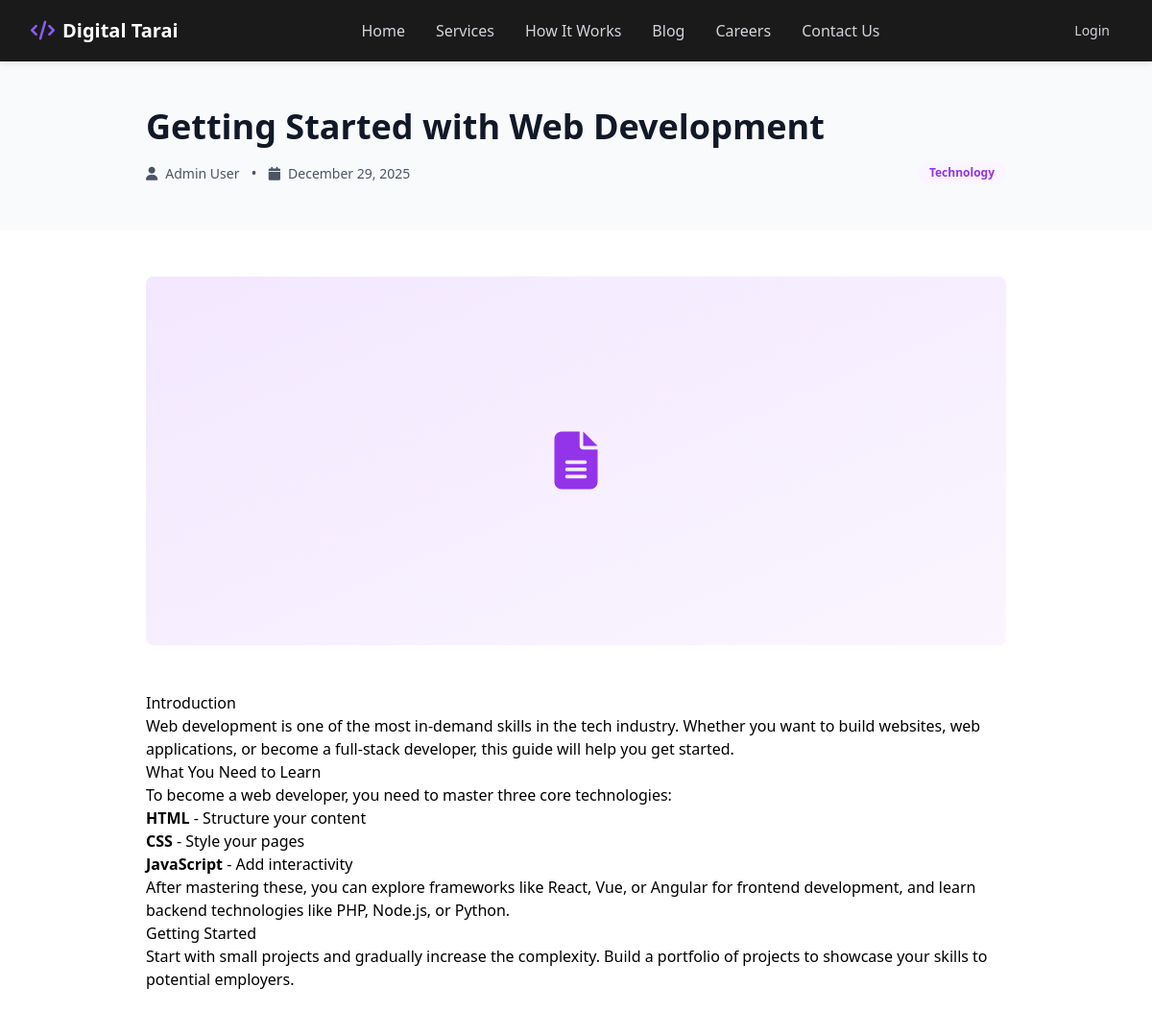
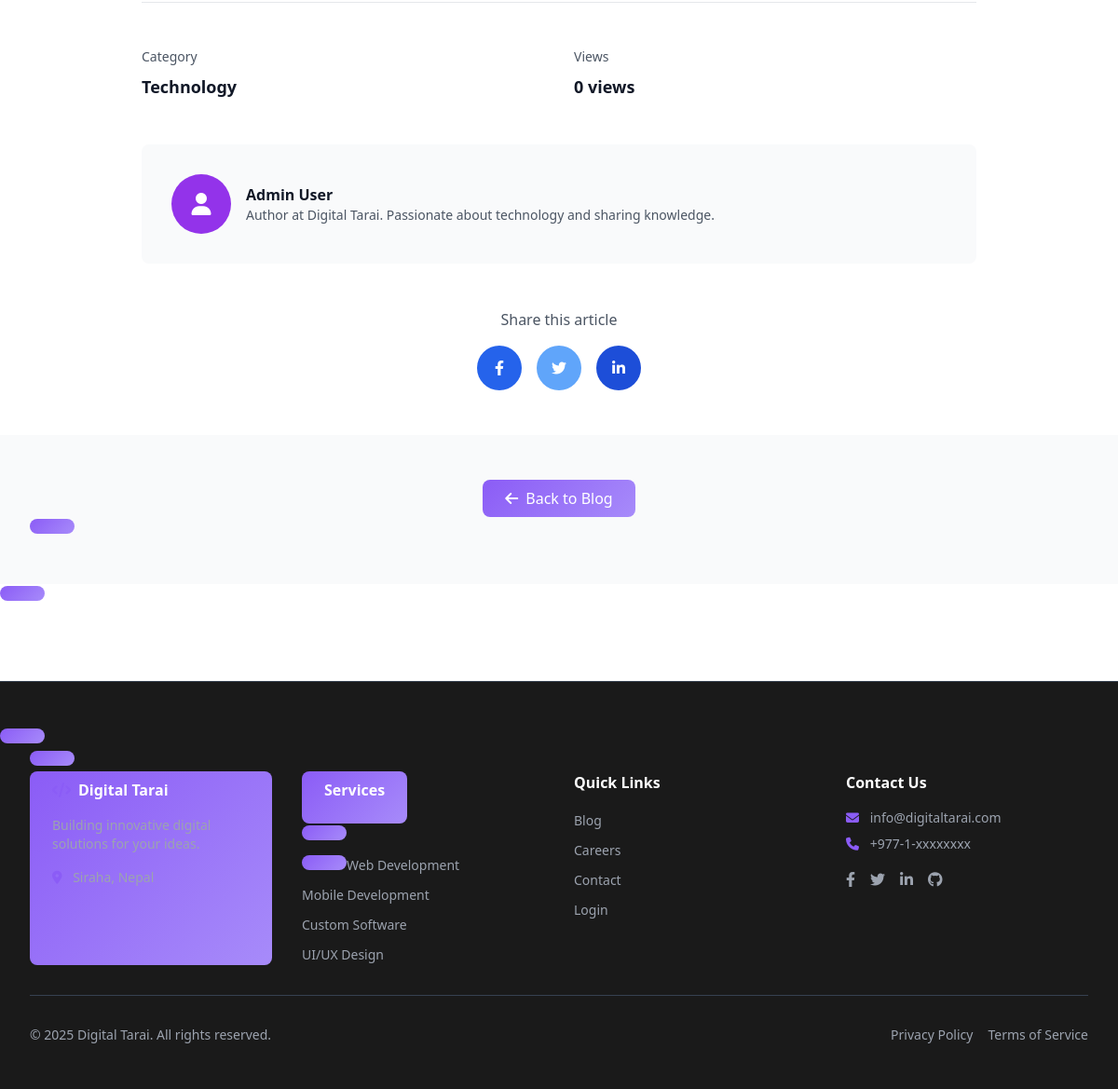
Page /pages/blog-detail.php?slug=1 on the committed database (2 pictures, top to bottom).
### tables this page shows
CREATE TABLE IF NOT EXISTS blogs (
    id INT PRIMARY KEY AUTO_INCREMENT,
    title VARCHAR(255) NOT NULL,
    slug VARCHAR(255) UNIQUE NOT NULL,
    content LONGTEXT NOT NULL,
    author_id INT NOT NULL,
    featured_image VARCHAR(255),
    category VARCHAR(50),
    status ENUM('published', 'draft') DEFAULT 'draft',
    views INT DEFAULT 0,
    created_at TIMESTAMP DEFAULT CURRENT_TIMESTAMP,
    updated_at TIMESTAMP DEFAULT CURRENT_TIMESTAMP ON UPDATE CURRENT_TIMESTAMP,
    FOREIGN KEY (author_id) REFERENCES users(id) ON DELETE CASCADE
);

CREATE TABLE IF NOT EXISTS users (
    id INT PRIMARY KEY AUTO_INCREMENT,
    name VARCHAR(100) NOT NULL,
    email VARCHAR(100) UNIQUE NOT NULL,
    password VARCHAR(255) NOT NULL,
    phone VARCHAR(20),
    user_type ENUM('student', 'admin') DEFAULT 'student',
    status ENUM('active', 'inactive') DEFAULT 'active',
    created_at TIMESTAMP DEFAULT CURRENT_TIMESTAMP,
    updated_at TIMESTAMP DEFAULT CURRENT_TIMESTAMP ON UPDATE CURRENT_TIMESTAMP
);

### lib/functions.php (called while the page is built, shortened)
<?php
function sanitize($data) {
    global $conn;
    return $conn->real_escape_string(trim($data));
}
function formatDate($date) {
    return date('F d, Y', strtotime($date));
}
?>

### app/models/Blog.php (called while the page is built, shortened)
<?php
class Blog {
    private $conn;
    public function __construct($database) {
        $this->conn = $database;
    }
    public function getByIdOrSlug($identifier) {
        $identifier = sanitize($identifier);
        $viewQuery = "UPDATE blogs SET views = views + 1
                     WHERE id = '$identifier' OR slug = '$identifier'";
        $this->conn->query($viewQuery);
        $query = "SELECT b.*, u.name as author_name FROM blogs b
                  JOIN users u ON b.author_id = u.id
                  WHERE (b.id = '$identifier' OR b.slug = '$identifier') AND b.status = 'published'
                  LIMIT 1";
        $result = $this->conn->query($query);
        if ($result->num_rows === 1) {
            return $result->fetch_assoc();
        }
        return false;
    }
}
?>

### pages/blog-detail.php (the view, shortened to what this page needs)
<?php
require_once '../config/database.php';
require_once '../lib/functions.php';
require_once '../app/models/Blog.php';
$blogModel = new Blog($conn);
$slug = isset($_GET['slug']) ? $_GET['slug'] : '';
$blog = $blogModel->getByIdOrSlug($slug);
?>
<?php include '../app/views/header.php'; ?>
<div class="bg-gray-50 py-12 px-4 sm:px-6 lg:px-8">
    <div class="max-w-4xl mx-auto">
        <h1 class="text-4xl font-bold text-gray-900 mb-4"><?php echo htmlspecialchars($blog['title']); ?></h1>
        <div class="flex flex-col md:flex-row justify-between items-start md:items-center text-gray-600">
            <div>
                <span class="text-sm"><i class="fas fa-user mr-2"></i><?php echo htmlspecialchars($blog['author_name']); ?></span>
                <span class="mx-2">•</span>
                <span class="text-sm"><i class="fas fa-calendar mr-2"></i><?php echo formatDate($blog['created_at']); ?></span>
            </div>
            <span class="inline-block text-xs font-semibold text-purple-600 bg-purple-50 px-3 py-1 rounded-full mt-3 md:mt-0">
                <?php echo htmlspecialchars($blog['category']); ?>
            </span>
        </div>
    </div>
</div>
<section class="py-12 px-4 sm:px-6 lg:px-8">
    <div class="max-w-4xl mx-auto">
        <div class="bg-gradient-to-br from-purple-100 to-purple-50 rounded-lg h-96 mb-12 flex items-center justify-center">
            <i class="fas fa-file-alt text-6xl text-purple-600"></i>
        </div>
        <article class="prose max-w-none">
            <?php echo $blog['content']; ?>
        </article>
        <div class="mt-12 pt-12 border-t border-gray-200">
            <div class="grid grid-cols-1 md:grid-cols-2 gap-8">
                <div>
                    <p class="text-gray-600 text-sm mb-2">Category</p>
                    <p class="text-lg font-semibold text-gray-900"><?php echo htmlspecialchars($blog['category']); ?></p>
                </div>
                <div>
                    <p class="text-gray-600 text-sm mb-2">Views</p>
                    <p class="text-lg font-semibold text-gray-900"><?php echo $blog['views']; ?> views</p>
                </div>
            </div>
        </div>
        <div class="mt-12 p-8 bg-gray-50 rounded-lg">
            <div class="flex items-center space-x-4">
                <div class="w-16 h-16 bg-purple-600 rounded-full flex items-center justify-center text-white text-2xl">
                    <i class="fas fa-user"></i>
                </div>
                <div>
                    <h4 class="font-bold text-gray-900"><?php echo htmlspecialchars($blog['author_name']); ?></h4>
                    <p class="text-gray-600 text-sm">
                        Author at Digital Tarai. Passionate about technology and sharing knowledge.
                    </p>
                </div>
            </div>
        </div>
        <div class="mt-12 text-center">
            <p class="text-gray-600 mb-4">Share this article</p>
            <div class="flex justify-center space-x-4">
                <a href="#" class="w-12 h-12 bg-blue-600 text-white rounded-full flex items-center justify-center hover:bg-blue-700">
                    <i class="fab fa-facebook-f"></i>
                </a>
                <a href="#" class="w-12 h-12 bg-blue-400 text-white rounded-full flex items-center justify-center hover:bg-blue-500">
                    <i class="fab fa-twitter"></i>
                </a>
                <a href="#" class="w-12 h-12 bg-blue-700 text-white rounded-full flex items-center justify-center hover:bg-blue-800">
                    <i class="fab fa-linkedin-in"></i>
                </a>
            </div>
        </div>
    </div>
</section>
<section class="py-12 px-4 sm:px-6 lg:px-8 bg-gray-50">
    <div class="max-w-4xl mx-auto text-center">
        <a href="<?php echo SITE_URL; ?>/pages/blog.php" class="btn-primary text-white font-medium py-2 px-6 rounded-lg inline-block">
            <i class="fas fa-arrow-left mr-2"></i>Back to Blog
        </div>
</section>
<?php include '../app/views/footer.php'; ?>

### app/views/header.php (style rules this page uses)
html { scroll-behavior: smooth; }
body { background-color: #ffffff; }
.btn-primary { background: linear-gradient(135deg, #8b5cf6 0%, #a78bfa 100%); transition: all 0.3s ease; }

### rows in the picture
blogs: title "Getting Started with Web Development", author.name "Admin User", created_at "December 29, 2025", category "Technology", content "Introduction Web development is one of the most in-demand skills in the tech industry. Whether you want to build websites, web applications, or become a full-stack developer, this guide will help you get started. What You Need to Learn To become a web developer, you need to master three core technologies: HTML - Structure your content CSS - Style your pages JavaScript - Add interactivity After mastering these, you can explore frameworks like React, Vue, or Angular for frontend development, and learn backend technologies like PHP, Node.js, or Python. Getting Started Start with small projects and gradually increase the complexity. Build a portfolio of projects to showcase your skills to…", views "0"

### other values in the picture
COMPANY_EMAIL "info@digitaltarai.com"
COMPANY_PHONE "+977-1-xxxxxxxx"
